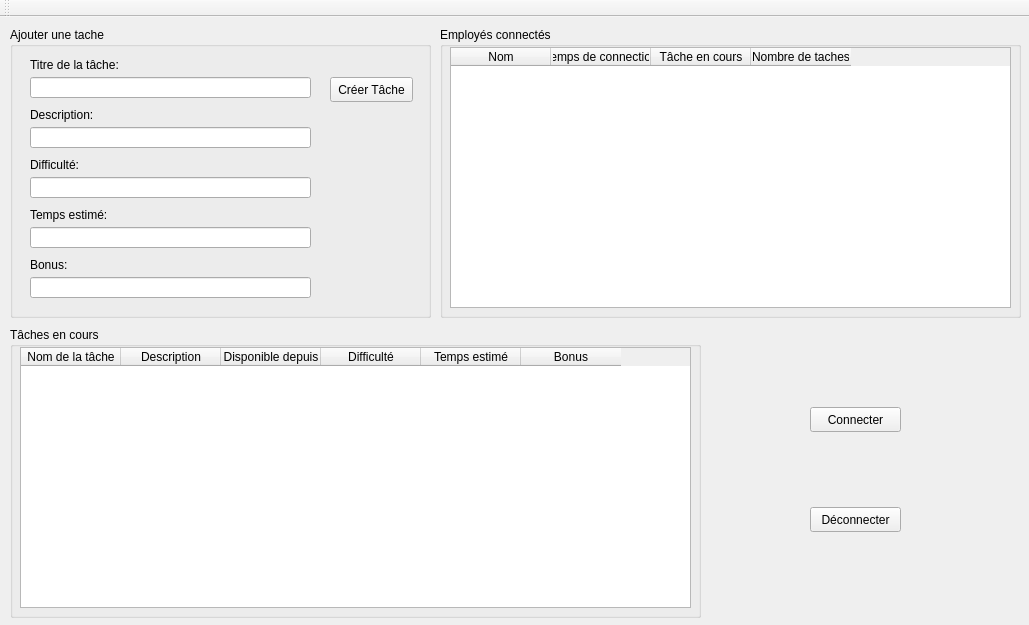
<?xml version="1.0" encoding="UTF-8"?>
<ui version="4.0">
 <class>serveur</class>
 <widget class="QMainWindow" name="serveur">
  <property name="geometry">
   <rect>
    <x>0</x>
    <y>0</y>
    <width>1029</width>
    <height>625</height>
   </rect>
  </property>
  <property name="windowTitle">
   <string>serveur</string>
  </property>
  <widget class="QWidget" name="centralWidget">
   <widget class="QGroupBox" name="groupBox">
    <property name="geometry">
     <rect>
      <x>10</x>
      <y>10</y>
      <width>421</width>
      <height>291</height>
     </rect>
    </property>
    <property name="title">
     <string>Ajouter une tache</string>
    </property>
    <widget class="QPushButton" name="btnCreerTache">
     <property name="geometry">
      <rect>
       <x>320</x>
       <y>50</y>
       <width>83</width>
       <height>25</height>
      </rect>
     </property>
     <property name="text">
      <string>Créer Tâche</string>
     </property>
    </widget>
    <widget class="QLabel" name="label_2">
     <property name="geometry">
      <rect>
       <x>20</x>
       <y>130</y>
       <width>61</width>
       <height>15</height>
      </rect>
     </property>
     <property name="text">
      <string>Difficulté:</string>
     </property>
    </widget>
    <widget class="QLabel" name="label">
     <property name="geometry">
      <rect>
       <x>20</x>
       <y>80</y>
       <width>81</width>
       <height>16</height>
      </rect>
     </property>
     <property name="text">
      <string>Description:</string>
     </property>
    </widget>
    <widget class="QLineEdit" name="txtTitre">
     <property name="geometry">
      <rect>
       <x>20</x>
       <y>50</y>
       <width>281</width>
       <height>21</height>
      </rect>
     </property>
    </widget>
    <widget class="QLabel" name="label_3">
     <property name="geometry">
      <rect>
       <x>20</x>
       <y>30</y>
       <width>111</width>
       <height>16</height>
      </rect>
     </property>
     <property name="text">
      <string>Titre de la tâche:</string>
     </property>
    </widget>
    <widget class="QLineEdit" name="txtDescription">
     <property name="geometry">
      <rect>
       <x>20</x>
       <y>100</y>
       <width>281</width>
       <height>21</height>
      </rect>
     </property>
    </widget>
    <widget class="QLineEdit" name="txtDifficulte">
     <property name="geometry">
      <rect>
       <x>20</x>
       <y>150</y>
       <width>281</width>
       <height>21</height>
      </rect>
     </property>
    </widget>
    <widget class="QLabel" name="label_4">
     <property name="geometry">
      <rect>
       <x>20</x>
       <y>180</y>
       <width>101</width>
       <height>16</height>
      </rect>
     </property>
     <property name="text">
      <string>Temps estimé:</string>
     </property>
    </widget>
    <widget class="QLineEdit" name="txtTemps">
     <property name="geometry">
      <rect>
       <x>20</x>
       <y>200</y>
       <width>281</width>
       <height>21</height>
      </rect>
     </property>
    </widget>
    <widget class="QLabel" name="label_5">
     <property name="geometry">
      <rect>
       <x>20</x>
       <y>230</y>
       <width>61</width>
       <height>15</height>
      </rect>
     </property>
     <property name="text">
      <string>Bonus:</string>
     </property>
    </widget>
    <widget class="QLineEdit" name="txtBonus">
     <property name="geometry">
      <rect>
       <x>20</x>
       <y>250</y>
       <width>281</width>
       <height>21</height>
      </rect>
     </property>
    </widget>
   </widget>
   <widget class="QGroupBox" name="groupBox_2">
    <property name="geometry">
     <rect>
      <x>440</x>
      <y>10</y>
      <width>581</width>
      <height>291</height>
     </rect>
    </property>
    <property name="title">
     <string>Employés connectés</string>
    </property>
    <widget class="QTableWidget" name="twEmployes">
     <property name="geometry">
      <rect>
       <x>10</x>
       <y>20</y>
       <width>561</width>
       <height>261</height>
      </rect>
     </property>
     <property name="sizePolicy">
      <sizepolicy hsizetype="Expanding" vsizetype="Expanding">
       <horstretch>0</horstretch>
       <verstretch>0</verstretch>
      </sizepolicy>
     </property>
     <property name="selectionBehavior">
      <enum>QAbstractItemView::SelectRows</enum>
     </property>
     <column>
      <property name="text">
       <string>Nom</string>
      </property>
     </column>
     <column>
      <property name="text">
       <string>Temps de connection</string>
      </property>
     </column>
     <column>
      <property name="text">
       <string>Tâche en cours</string>
      </property>
     </column>
     <column>
      <property name="text">
       <string>Nombre de taches</string>
      </property>
     </column>
    </widget>
   </widget>
   <widget class="QGroupBox" name="groupBox_3">
    <property name="geometry">
     <rect>
      <x>10</x>
      <y>310</y>
      <width>691</width>
      <height>291</height>
     </rect>
    </property>
    <property name="title">
     <string>Tâches en cours</string>
    </property>
    <widget class="QTableWidget" name="twTaches">
     <property name="geometry">
      <rect>
       <x>10</x>
       <y>20</y>
       <width>671</width>
       <height>261</height>
      </rect>
     </property>
     <property name="selectionMode">
      <enum>QAbstractItemView::ExtendedSelection</enum>
     </property>
     <property name="selectionBehavior">
      <enum>QAbstractItemView::SelectRows</enum>
     </property>
     <column>
      <property name="text">
       <string>Nom de la tâche</string>
      </property>
     </column>
     <column>
      <property name="text">
       <string>Description</string>
      </property>
     </column>
     <column>
      <property name="text">
       <string>Disponible depuis</string>
      </property>
     </column>
     <column>
      <property name="text">
       <string>Difficulté</string>
      </property>
     </column>
     <column>
      <property name="text">
       <string>Temps estimé</string>
      </property>
     </column>
     <column>
      <property name="text">
       <string>Bonus</string>
      </property>
     </column>
    </widget>
   </widget>
   <widget class="QPushButton" name="btnConnecter">
    <property name="geometry">
     <rect>
      <x>810</x>
      <y>390</y>
      <width>91</width>
      <height>25</height>
     </rect>
    </property>
    <property name="text">
     <string>Connecter</string>
    </property>
   </widget>
   <widget class="QPushButton" name="btnDeconnecter">
    <property name="geometry">
     <rect>
      <x>810</x>
      <y>490</y>
      <width>91</width>
      <height>25</height>
     </rect>
    </property>
    <property name="text">
     <string>Déconnecter</string>
    </property>
   </widget>
  </widget>
  <widget class="QToolBar" name="mainToolBar">
   <attribute name="toolBarArea">
    <enum>TopToolBarArea</enum>
   </attribute>
   <attribute name="toolBarBreak">
    <bool>false</bool>
   </attribute>
  </widget>
 </widget>
 <layoutdefault spacing="6" margin="11"/>
 <resources/>
 <connections/>
</ui>
